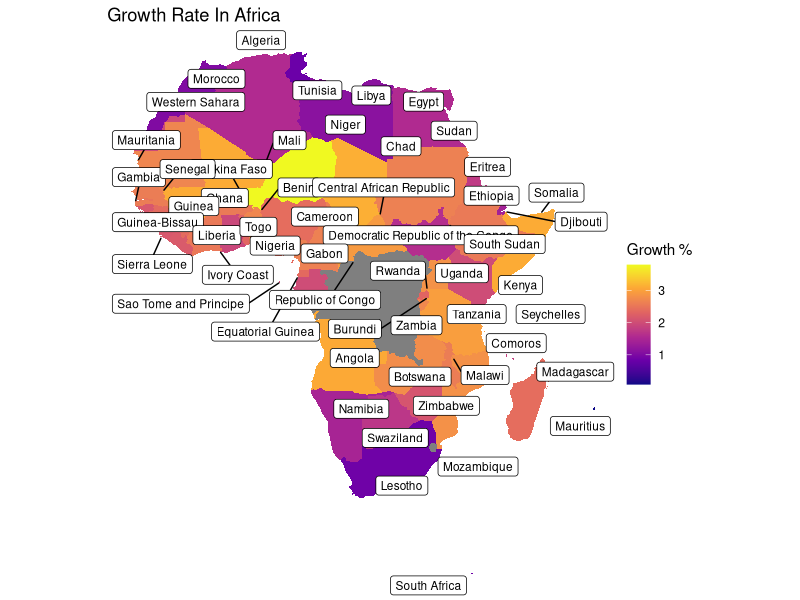
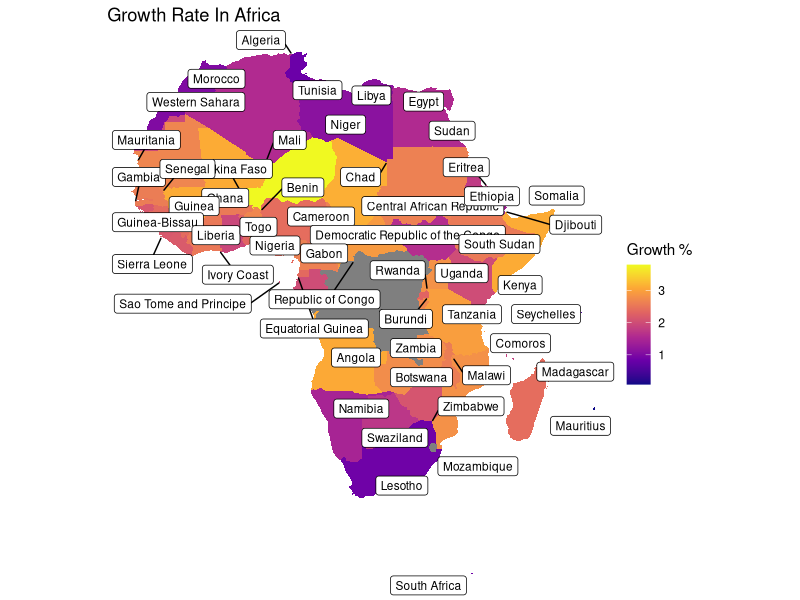

Source code (R) for these figures, in order:
# Load the necessary libraries
library(dplyr)
library(ggplot2)
library(tidyverse)
library(ggrepel)

# Import the world_population.csv dataset
world_population <- read.csv("world_population_data.csv")

# Remove '%' from growth_rate column
world_population <- world_population %>%
    mutate(growth_rate = as.numeric(sub("%", "", growth_rate)))

# Create dataframe for world coordinates using map_data
world_coordinates <- map_data("world")

# Filter data for African countries
africa_map <- subset(world_coordinates, region %in% c(
    "Algeria", "Angola", "Benin", "Botswana", "Burkina Faso", "Burundi",
    "Cabo Verde", "Cameroon", "Central African Republic", "Chad", "Comoros",
    "Democratic Republic of the Congo", "Djibouti", "Egypt", "Equatorial Guinea",
    "Eritrea", "Eswatini", "Ethiopia", "Gabon", "Gambia", "Ghana", "Guinea",
    "Guinea-Bissau", "Ivory Coast", "Kenya", "Lesotho", "Liberia", "Libya",
    "Madagascar", "Malawi", "Mali", "Mauritania", "Mauritius", "Morocco",
    "Mozambique", "Namibia", "Niger", "Nigeria", "Republic of Congo", "Rwanda", "Sao Tome and Principe",
    "Senegal", "Seychelles", "Sierra Leone", "Somalia", "South Africa", "South Sudan",
    "Sudan", "Swaziland", "Tanzania", "Togo", "Tunisia", "Uganda", "Western Sahara", "Zambia", "Zimbabwe"
)) %>%
    left_join(world_population, by = c("region" = "country"))

# Create label data for Africa
label_data <- africa_map %>%
    group_by(region) %>%
    filter(row_number() == 1)

# Create a geom_polygon plot using ggplot2
print(ggplot(africa_map) +
    geom_polygon(aes(long, lat, group = group, fill = growth_rate)) +
    coord_quickmap() +
    scale_fill_viridis_c(option = "plasma") +

    # Add labels to the plot
    labs(fill = "Growth %") +
    ggtitle("Growth Rate In Africa") +

    # Use geom_label_repel for Africa labels
    geom_label_repel(
        data = label_data, aes(x = long, y = lat, label = region),
        size = 3, max.overlaps = 12
    ) +

    # Tweak display of theme
    theme_void())

# Save the plot as a PNG file
ggsave("africa_plot.png", dpi = 300)
